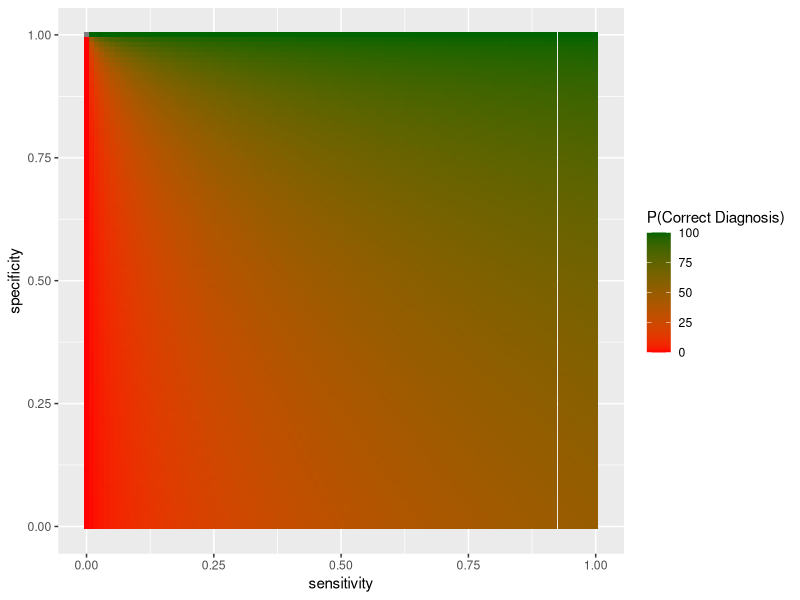

Source code (R):
## ---- chunk 1
library(tidyverse)

prob.infected <- 0.001 # P(D)
sensitivity <- 0.9 # P(+ | D)
specificity <- 0.99 # P(- | -D)
prob.false.pos <- 1- specificity # P(+ | -D) = 1 - P(- | -D) = 1 - specificity 
  
  
# goal: P(D | +) = P(D and +) / P(+)  
# P(D and +) = P(+ | D)*P(D)
# P(+) = P(+ | D)*P(D) + P(+ | -D)*P(-D) 
  
prob.true.diagnosis <- sensitivity*prob.infected / 
  (sensitivity*prob.infected + prob.false.pos*(1 -prob.infected ))
prob.true.diagnosis*100


#############################
prob.infected <- 0.5 # P(D)
prob.true.diagnosis <- c()
ij.pairs <- c()
for (i in seq(0, 1, 0.01)) {
  for (j in seq(0, 1, 0.01)) {
    sensitivity <- i # P(+ | D)
    specificity <- j
    prob.false.pos <- 1- specificity # P(+ | -D) = 1 - P(- | -D) = 1 - specificity 
    
    ptd <- sensitivity*prob.infected / (sensitivity*prob.infected + prob.false.pos*(1 -prob.infected))
    prob.true.diagnosis <- rbind(prob.true.diagnosis, ptd*100)
    ij.pairs <- rbind(ij.pairs, c(i, j))
  }
}

diagnosis.matrix <- as.data.frame(ij.pairs) |>
  cbind(prob.true.diagnosis) |>
  rename(c(sensitivity = V1, specificity = V2))

# so what drives the dynamics is the specificity ! interesting 
ggplot(diagnosis.matrix, aes(x = sensitivity, y = specificity, fill = prob.true.diagnosis)) +
    geom_tile() +
    scale_fill_gradient(low="red", high="darkgreen", name="P(Correct Diagnosis)")
